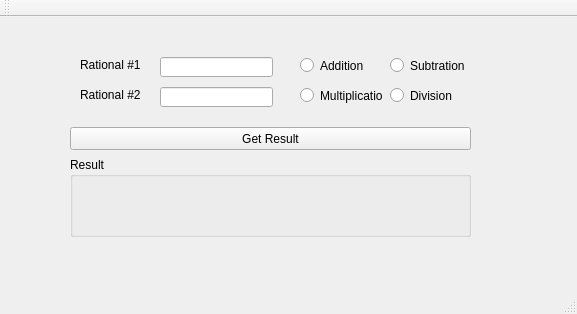
<?xml version="1.0" encoding="UTF-8"?>
<ui version="4.0">
 <class>RationalCalculator</class>
 <widget class="QMainWindow" name="RationalCalculator">
  <property name="geometry">
   <rect>
    <x>0</x>
    <y>0</y>
    <width>577</width>
    <height>314</height>
   </rect>
  </property>
  <property name="minimumSize">
   <size>
    <width>577</width>
    <height>314</height>
   </size>
  </property>
  <property name="windowTitle">
   <string>MainWindow</string>
  </property>
  <widget class="QWidget" name="centralwidget">
   <widget class="QLineEdit" name="rational1_lineEdit">
    <property name="geometry">
     <rect>
      <x>160</x>
      <y>40</y>
      <width>113</width>
      <height>20</height>
     </rect>
    </property>
   </widget>
   <widget class="QLineEdit" name="rational2_lineEdit">
    <property name="geometry">
     <rect>
      <x>160</x>
      <y>70</y>
      <width>113</width>
      <height>20</height>
     </rect>
    </property>
   </widget>
   <widget class="QLabel" name="rational1">
    <property name="geometry">
     <rect>
      <x>80</x>
      <y>40</y>
      <width>61</width>
      <height>16</height>
     </rect>
    </property>
    <property name="text">
     <string>Rational #1:</string>
    </property>
   </widget>
   <widget class="QRadioButton" name="addition_button">
    <property name="geometry">
     <rect>
      <x>300</x>
      <y>40</y>
      <width>82</width>
      <height>17</height>
     </rect>
    </property>
    <property name="text">
     <string>Addition</string>
    </property>
   </widget>
   <widget class="QRadioButton" name="multiplication_button">
    <property name="geometry">
     <rect>
      <x>300</x>
      <y>70</y>
      <width>82</width>
      <height>17</height>
     </rect>
    </property>
    <property name="text">
     <string>Multiplication</string>
    </property>
   </widget>
   <widget class="QRadioButton" name="subs_button">
    <property name="geometry">
     <rect>
      <x>390</x>
      <y>40</y>
      <width>82</width>
      <height>17</height>
     </rect>
    </property>
    <property name="text">
     <string>Subtration</string>
    </property>
   </widget>
   <widget class="QPushButton" name="GetResultButton">
    <property name="geometry">
     <rect>
      <x>70</x>
      <y>110</y>
      <width>401</width>
      <height>23</height>
     </rect>
    </property>
    <property name="text">
     <string>Get Result</string>
    </property>
   </widget>
   <widget class="QLabel" name="rational2">
    <property name="geometry">
     <rect>
      <x>80</x>
      <y>70</y>
      <width>61</width>
      <height>16</height>
     </rect>
    </property>
    <property name="text">
     <string>Rational #2:</string>
    </property>
   </widget>
   <widget class="QRadioButton" name="div_button">
    <property name="geometry">
     <rect>
      <x>390</x>
      <y>70</y>
      <width>82</width>
      <height>17</height>
     </rect>
    </property>
    <property name="text">
     <string>Division</string>
    </property>
   </widget>
   <widget class="QGroupBox" name="groupBox">
    <property name="geometry">
     <rect>
      <x>70</x>
      <y>140</y>
      <width>401</width>
      <height>80</height>
     </rect>
    </property>
    <property name="title">
     <string>Result</string>
    </property>
    <widget class="QLabel" name="result_label">
     <property name="geometry">
      <rect>
       <x>70</x>
       <y>20</y>
       <width>251</width>
       <height>31</height>
      </rect>
     </property>
     <property name="text">
      <string/>
     </property>
     <property name="alignment">
      <set>Qt::AlignCenter</set>
     </property>
    </widget>
   </widget>
  </widget>
  <widget class="QMenuBar" name="menubar">
   <property name="geometry">
    <rect>
     <x>0</x>
     <y>0</y>
     <width>577</width>
     <height>21</height>
    </rect>
   </property>
  </widget>
  <widget class="QStatusBar" name="statusbar"/>
  <widget class="QToolBar" name="toolBar">
   <property name="windowTitle">
    <string>toolBar</string>
   </property>
   <attribute name="toolBarArea">
    <enum>TopToolBarArea</enum>
   </attribute>
   <attribute name="toolBarBreak">
    <bool>false</bool>
   </attribute>
  </widget>
 </widget>
 <resources/>
 <connections/>
</ui>
